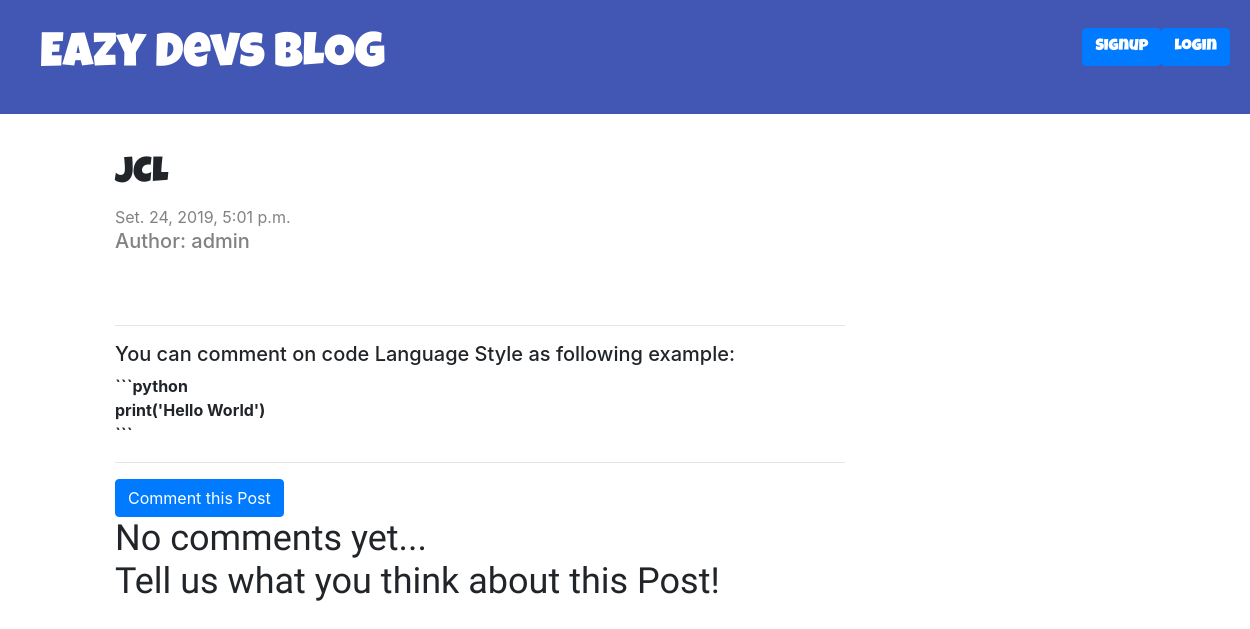
The app's page /post/22 with its own data.
### blog/models.py (models this page shows, shortened)
class Post(models.Model):
    author = models.ForeignKey('auth.User', on_delete=models.CASCADE)
    title = models.CharField(max_length=200)
    text = models.TextField()
    created_date = models.DateTimeField(default=timezone.now)
    published_date = models.DateTimeField(blank=True, null=True)

### blog/views.py (the view)
# urls.py: path('post/<int:pk>', views.post_detail, name='post_detail'),
def post_detail(request, pk):
    post = get_object_or_404(Post, pk=pk)
    stuff_for_frontend = {'post': post}
    return render(request, 'blog/post_detail.html', stuff_for_frontend)

### blog/templatetags/markdownify.py (called while the page is built)
@register.filter
def markdown(value):
    renderer = HighlightRenderer()
    markdown = mistune.Markdown(renderer=renderer)
    return markdown(value)

### blog/templates/blog/post_detail.html (shortened to what this page needs)
{% extends "blog/base.html" %}
{% load markdownify %}
{% block content %}
	<div class="post">
		<h1>{{ post.title }}</h1>
		{% if post.published_date %}
			<div class="date">
				{{ post.published_date }}
			</div>
		{% endif %}
		<div class="author">
			<h5>Author: {{ post.author}}</h5>
		</div></br>
	</div>
	<hr>
	<h5>You can comment on code Language Style as following example:</h5>
	<strong>```python</br>print('Hello World')</br>```</strong></br>
	<hr>
	<a href="{% url 'blog:comment_to_a_post' pk=post.pk  %}" class="btn btn-primary">Comment this Post</a>
		{% for comment in post.comments.all %}
			{% if user.is_authenticated or comment.approved %}
				<div class="comment">
					{% if user.is_superuser %}
						<a href="{% url 'blog:comment_remove' pk=comment.pk %}" class="btn btn-danger"
						onclick="return confirm('Are you sure to delete Comment from  {{ comment.author }} ?')">Delete<a>
					{% endif %}
					{% if not comment.approved and user.is_superuser %}
						<a href="{% url 'blog:comment_approve' pk=comment.pk %}" class="btn btn-danger">Approve<a>
					{% endif %}
					<strong>{{ comment.author}}</strong>
					<div class="date">
						{{ comment.created_date }}
					</div>
					<p>{{ comment.text | markdown | safe | linebreaksbr}}</p>
					<hr>
				</div>
			{% endif %}
		{% empty %}
			<br>
			<h4>No comments yet... <br>Tell us what you think about this Post!</h4>
		{% endfor %}
{% endblock %}

### blog/static/blog.css (style rules this page uses)
h1, h2 { font-size: 36px; text-decoration: none; font-family: 'Luckiest Guy', cursive !important; }
h3, h4 { font-size: 36px; text-decoration: none; font-family: 'Fjalla One', sans-serif !important; }
.date, .author { color: #828282; }
.post { margin-top: 40px; margin-bottom: 40px; }

### records on screen
Post: title "JCL", published_date "Set. 24, 2019, 5:01 p.m.", author "admin"
